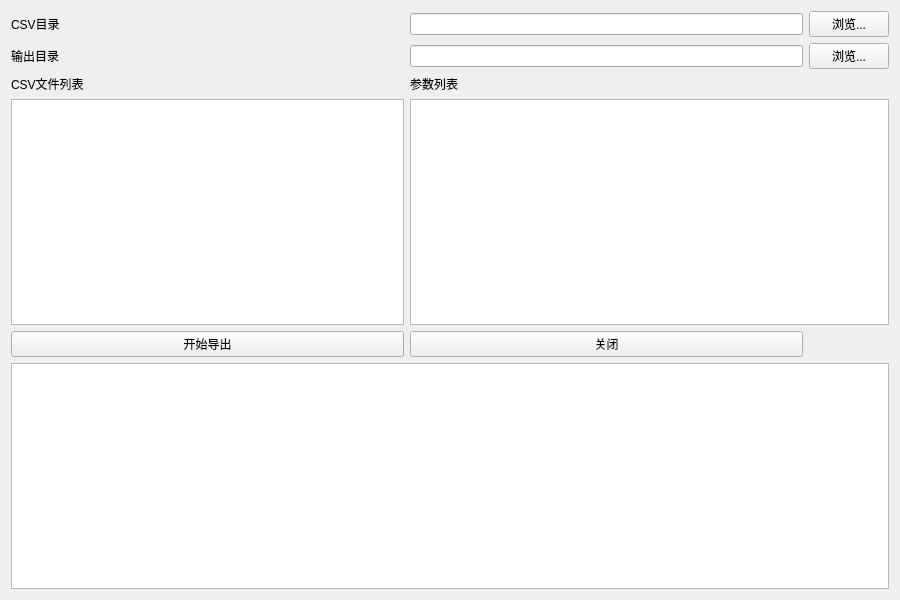
<?xml version="1.0" encoding="UTF-8"?>
<ui version="4.0">
 <class>OutputText</class>
 <widget class="QWidget" name="OutputText">
  <property name="geometry">
   <rect>
    <x>0</x>
    <y>0</y>
    <width>900</width>
    <height>600</height>
   </rect>
  </property>
  <property name="windowTitle">
   <string>输出到文本</string>
  </property>
  <layout class="QGridLayout" name="gridLayout">
   <item row="0" column="0">
    <widget class="QLabel" name="labelMatDir">
     <property name="text">
      <string>CSV目录</string>
     </property>
    </widget>
   </item>
   <item row="0" column="1">
    <widget class="QLineEdit" name="edit_matdir"/>
   </item>
   <item row="0" column="2">
    <widget class="QPushButton" name="button_matdir_browse">
     <property name="text">
      <string>浏览...</string>
     </property>
    </widget>
   </item>
   <item row="1" column="0">
    <widget class="QLabel" name="labelOutputDir">
     <property name="text">
      <string>输出目录</string>
     </property>
    </widget>
   </item>
   <item row="1" column="1">
    <widget class="QLineEdit" name="edit_outputdir"/>
   </item>
   <item row="1" column="2">
    <widget class="QPushButton" name="button_outputdir_browse">
     <property name="text">
      <string>浏览...</string>
     </property>
    </widget>
   </item>
   <item row="2" column="0">
    <widget class="QLabel" name="labelMatFiles">
     <property name="text">
      <string>CSV文件列表</string>
     </property>
    </widget>
   </item>
   <item row="2" column="1" colspan="2">
    <widget class="QLabel" name="labelParamList">
     <property name="text">
      <string>参数列表</string>
     </property>
    </widget>
   </item>
   <item row="3" column="0">
    <widget class="QListWidget" name="listMatFiles"/>
   </item>
   <item row="3" column="1" colspan="2">
    <widget class="QListWidget" name="listbox_Parameters_paramlist">
     <property name="selectionMode">
      <enum>QAbstractItemView::ExtendedSelection</enum>
     </property>
    </widget>
   </item>
   <item row="4" column="0">
    <widget class="QPushButton" name="button_start">
     <property name="text">
      <string>开始导出</string>
     </property>
    </widget>
   </item>
   <item row="4" column="1">
    <widget class="QPushButton" name="buttonClose">
     <property name="text">
      <string>关闭</string>
     </property>
    </widget>
   </item>
   <item row="5" column="0" colspan="3">
    <widget class="QListWidget" name="listbox_messages"/>
   </item>
  </layout>
 </widget>
 <resources/>
 <connections/>
 </ui>
